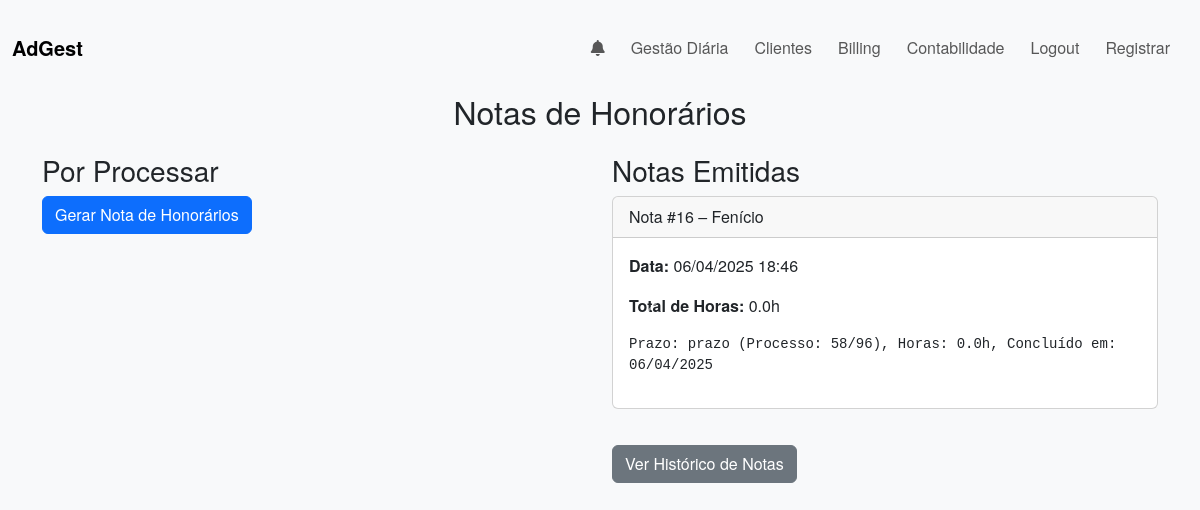
The app's page /billing (signed in), older data.
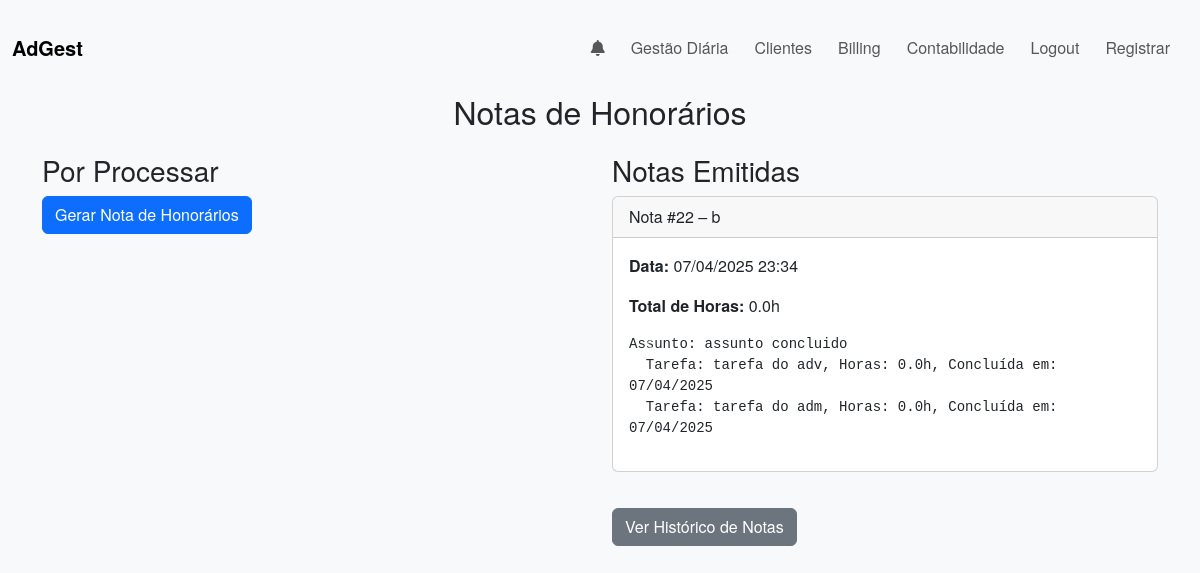
The same page, newer data.
### app/models.py (models this page shows, shortened)
class NotaHonorarios(db.Model):
    __tablename__ = 'nota_honorarios'
    id = db.Column(db.Integer, primary_key=True)
    user_id = db.Column(db.Integer, db.ForeignKey('users.id'), nullable=False)
    client_id = db.Column(db.Integer, db.ForeignKey('clients.id'), nullable=False)
    created_at = db.Column(db.DateTime, default=datetime.utcnow)
    details = db.Column(db.Text)  # Lista de itens faturados (por exemplo, "Tarefa 5, Prazo 3")
    total_hours = db.Column(db.Float, default=0.0)
    is_confirmed = db.Column(db.Boolean, default=False)  # Pode ser usado para indicar se a nota já foi finalizada
    client = db.relationship('Client', backref='nota_honorarios')

class Client(db.Model):
    __tablename__ = 'clients'
    id = db.Column(db.Integer, primary_key=True)
    user_id = db.Column(db.Integer, db.ForeignKey('users.id'), nullable=False)
    name = db.Column(db.String(100), nullable=False)  # unique=True removido
    number_interno = db.Column(db.String(50), nullable=True)
    nif = db.Column(db.String(50), nullable=True)
    address = db.Column(db.String(200), nullable=True)
    email = db.Column(db.String(100), nullable=True)
    telephone = db.Column(db.String(20), nullable=True)
    assuntos = db.relationship('Assunto', backref='client', lazy=True)
    __table_args__ = (
        db.UniqueConstraint('user_id', 'name', name='uq_user_clientname'),
    )
    shares = db.relationship('ClientShare', backref='client', lazy='dynamic')

### app/routes.py (the view, shortened to what this page needs)
@main.route('/billing', methods=['GET', 'POST'])
@login_required
def billing():
    if request.method == "POST":
        selected_items = request.form.getlist('items')
        if not selected_items:
            flash("Nenhum item selecionado.", "warning")
            return redirect(url_for('main.billing'))
        client_groups = {}
        for sel in selected_items:
            t, id_str = sel.split('-')
            item_id = int(id_str)
            if t == 'assunto':
                item = Assunto.query.get(item_id)
                client_id = item.client_id
                group = client_groups.setdefault(client_id, {"subjects": set(), "tasks": set(), "prazos": set()})
                group["subjects"].add(item_id)
            elif t == 'tarefa':
                item = Tarefa.query.get(item_id)
                client_id = item.assunto.client_id
                group = client_groups.setdefault(client_id, {"subjects": set(), "tasks": set(), "prazos": set()})
                group["tasks"].add(item_id)
            elif t == 'prazo':
                item = PrazoJudicial.query.get(item_id)
                client_id = item.client_id
                group = client_groups.setdefault(client_id, {"subjects": set(), "tasks": set(), "prazos": set()})
                group["prazos"].add(item_id)
            else:
                flash("Tipo de item inválido.", "danger")
                return redirect(url_for('main.billing'))
        for client_id, items in client_groups.items():
            total_hours = 0
            details_lines = []
            for subj_id in items["subjects"]:
                subj = Assunto.query.get(subj_id)
                subj.is_billed = True
                details_lines.append(f"Assunto: {subj.nome_assunto}")
                registros_assunto = HoraAdicao.query.filter_by(item_type='assunto', item_id=subj.id).all()
                for reg in registros_assunto:
                    user = User.query.get(reg.user_id)
                    details_lines.append(
                        f"  [Assunto] Horas adicionadas: {reg.horas_adicionadas}h por usuário {user.username} em {reg.timestamp.strftime('%d/%m/%Y %H:%M')}"
                    )
                for task in subj.tarefas:
                    if task.is_completed and not task.is_billed:
                        task.is_billed = True
                        total_hours += task.horas
                        completion_date = task.data_conclusao.strftime('%d/%m/%Y') if task.data_conclusao else "N/A"
                        registros_tarefa = HoraAdicao.query.filter_by(item_type='tarefa', item_id=task.id).all()
                        detalhe_tarefa = f"  Tarefa: {task.nome_tarefa}, Horas: {task.horas}h, Concluída em: {completion_date}"
                        for reg in registros_tarefa:
                            user = User.query.get(reg.user_id)
                            detalhe_tarefa += f"\n     [Tarefa] Horas adicionadas: {reg.horas_adicionadas}h por usuário {user.username} em {reg.timestamp.strftime('%d/%m/%Y %H:%M')}"
                        details_lines.append(detalhe_tarefa)
            for task_id in items["tasks"]:
                task = Tarefa.query.get(task_id)
                if task.assunto.id in items["subjects"]:
                    continue
                if task.is_completed and not task.is_billed:
                    task.is_billed = True
                    total_hours += task.horas
                    completion_date = task.data_conclusao.strftime('%d/%m/%Y') if task.data_conclusao else "N/A"
                    registros_tarefa = HoraAdicao.query.filter_by(item_type='tarefa', item_id=task.id).all()
                    detalhe_tarefa = f"Tarefa: {task.nome_tarefa}, Horas: {task.horas}h, Concluída em: {completion_date}"
                    for reg in registros_tarefa:
                        user = User.query.get(reg.user_id)
                        detalhe_tarefa += f"\n     [Tarefa] Horas adicionadas: {reg.horas_adicionadas}h por usuário {user.username} em {reg.timestamp.strftime('%d/%m/%Y %H:%M')}"
                    details_lines.append(detalhe_tarefa)
            for prazo_id in items["prazos"]:
                prazo = PrazoJudicial.query.get(prazo_id)
                prazo.is_billed = True
                total_hours += prazo.horas
                data_conclusao = prazo.data_conclusao.strftime('%d/%m/%Y') if prazo.data_conclusao else "N/A"
                detalhe_prazo = f"Prazo: {prazo.assunto} (Processo: {prazo.processo}), Horas: {prazo.horas}h, Concluído em: {data_conclusao}"
                registros_prazo = HoraAdicao.query.filter_by(item_type='prazo', item_id=prazo.id).all()
                for reg in registros_prazo:
                    user = User.query.get(reg.user_id)
                    detalhe_prazo += f"\n     [Prazo] Horas adicionadas: {reg.horas_adicionadas}h por usuário {user.username} em {reg.timestamp.strftime('%d/%m/%Y %H:%M')}"
                details_lines.append(detalhe_prazo)
            nota = NotaHonorarios(
                user_id=current_user.id,
                client_id=client_id,
                total_hours=total_hours,
                details="\n".join(details_lines),
                is_confirmed=True
            )
            db.session.add(nota)
        db.session.commit()
        flash("Notas de honorários geradas com sucesso!", "success")
        return redirect(url_for('main.billing'))
    else:
        billable_assuntos = Assunto.query.filter(
            Assunto.is_completed == True,
            Assunto.is_billed == False,
            or_(
                Assunto.user_id == current_user.id,
                Assunto.shared_with.any(id=current_user.id),
                Assunto.completed_by == current_user.id
            )
        ).all()
        grouped_data = {}
        billable_tarefas = Tarefa.query.filter(
            Tarefa.is_completed == True,
            Tarefa.is_billed == False,
        ).all()
        billable_prazos = PrazoJudicial.query.filter(
            PrazoJudicial.status == True,
            PrazoJudicial.is_billed == False,
            or_(
                PrazoJudicial.user_id == current_user.id,
                PrazoJudicial.shared_with.any(id=current_user.id),
                PrazoJudicial.completed_by == current_user.id
            )
        ).all()
        for p in billable_prazos:
            c_id = p.client_id
            if c_id not in grouped_data:
                grouped_data[c_id] = {"client": p.client, "assuntos": {}, "prazos": []}
            grouped_data[c_id]["prazos"].append(p)
        nota_honorarios = NotaHonorarios.query.filter_by(user_id=current_user.id).order_by(NotaHonorarios.created_at.desc()).all()
        return render_template('billing_grouped.html', grouped_data=grouped_data, nota_honorarios=nota_honorarios)

### app/routes.py (called while the page is built)
@main.context_processor
def inject_notifications():
    if current_user.is_authenticated:
        notifs_nao_lidas = Notification.query.filter_by(
            user_id=current_user.id, is_read=False
        ).order_by(Notification.timestamp.desc()).all()
        unread = len(notifs_nao_lidas)
        return dict(notifications=notifs_nao_lidas, unread_count=unread)
    return dict(notifications=[], unread_count=0)

### app/templates/billing_grouped.html (shortened to what this page needs)
{% extends "base.html" %}
{% block content %}
<div class="text-center mb-4">
  <h2>Notas de Honorários</h2>
</div>
<div class="row">
  <div class="col-md-6">
    <h3>Por Processar</h3>
    <form method="POST" id="billingForm">
      <button type="submit" class="btn btn-primary">Gerar Nota de Honorários</button>
    </form>
  </div>
  <div class="col-md-6">
    <h3>Notas Emitidas</h3>
    {% if nota_honorarios and nota_honorarios|length > 0 %}
      <div id="billingCarousel" class="carousel slide" data-bs-interval="false">
        <div class="carousel-inner">
          {% for nota in nota_honorarios %}
            <div class="carousel-item {% if loop.first %}active{% endif %}">
              <div class="card">
                <div class="card-header">
                  Nota #{{ nota.id }} – {{ nota.client.name }}
                </div>
                <div class="card-body">
                  <p><strong>Data:</strong> {{ nota.created_at.strftime('%d/%m/%Y %H:%M') }}</p>
                  <p><strong>Total de Horas:</strong> {{ nota.total_hours }}h</p>
                  <pre style="white-space: pre-wrap;">{{ nota.details }}</pre>
                </div>
              </div>
            </div>
          {% endfor %}
        </div>
        <button class="carousel-control-prev" type="button" data-bs-target="#billingCarousel" data-bs-slide="prev">
          <span class="carousel-control-prev-icon" aria-hidden="true"></span>
        </button>
        <button class="carousel-control-next" type="button" data-bs-target="#billingCarousel" data-bs-slide="next">
          <span class="carousel-control-next-icon" aria-hidden="true"></span>
        </button>
      </div>
    {% else %}
      <p>Nenhuma nota emitida ainda.</p>
    {% endif %}
    <div class="mt-3">
      <a href="{{ url_for('main.billing_historico') }}" class="btn btn-secondary">Ver Histórico de Notas</a>
    </div>
  </div>
</div>
{% endblock %}

### app/templates/base.html (shortened to what this page needs)
<!doctype html>
<html lang="pt">
  <head>
    <link
      rel="stylesheet"
      href="https://cdnjs.cloudflare.com/ajax/libs/font-awesome/6.2.1/css/all.min.css"
    />
    <link
      href="https://cdn.jsdelivr.net/npm/bootstrap@5.3.0/dist/css/bootstrap.min.css"
      rel="stylesheet"
    >
    <link rel="stylesheet" href="{{ url_for('static', filename='css/style.css') }}">
  </head>
  <body>
    <nav class="navbar navbar-expand-lg navbar-light bg-light">
      <div class="container-fluid">
        <a class="navbar-brand" href="{{ url_for('main.index') }}">AdGest</a>
        <div class="collapse navbar-collapse" id="navbarNav">
          <ul class="navbar-nav ms-auto">
            <li class="nav-item dropdown">
              <a class="nav-link dropdown-toggle" href="#" id="navbarNotifications" role="button" data-bs-toggle="dropdown" aria-expanded="false">
                <i class="fa-solid fa-bell"></i>
              </a>
            </li>
            <li class="nav-item">
              <a class="nav-link" href="{{ url_for('main.dashboard') }}">Gestão Diária</a>
            </li>
            <li class="nav-item">
              <a class="nav-link" href="{{ url_for('main.clientes') }}">Clientes</a>
            </li>
            {% if current_user.is_authenticated and current_user.role not in ['contabilidade', 'backoffice'] %}
            <li class="nav-item">
              <a class="nav-link" href="{{ url_for('main.billing') }}">Billing</a>
            </li>
            {% endif %}
            {% if current_user.is_authenticated and current_user.role in ['contabilidade', 'admin'] %}
              <li class="nav-item">
                <a class="nav-link" href="{{ url_for('accounting.manage_invoices') }}">
                  Contabilidade
                </a>
              </li>
            {% endif %}
            {% if current_user.is_authenticated %}
              <li class="nav-item">
                <a class="nav-link" href="{{ url_for('main.logout') }}">Logout</a>
              </li>
              {% if current_user.role == 'admin' %}
                <li class="nav-item">
                  <a class="nav-link" href="{{ url_for('main.register') }}">Registrar</a>
                </li>
              {% endif %}
            {% else %}
              <li class="nav-item">
                <a class="nav-link" href="{{ url_for('main.login') }}">Login</a>
              </li>
            {% endif %}
          </ul>
        </div>
      </div>
    </nav>
    <div class="container mt-3">
      {% block content %}{% endblock %}
    </div>
  </body>
</html>

### app/static/css/style.css (style rules this page uses)
body { background-color: #f8f9fa; font-family: "Helvetica Neue", Helvetica, Arial, sans-serif; }
.navbar-brand { font-weight: bold; }
.navbar-nav .nav-link { margin-right: 10px; }
.container, .container-fluid { margin-top: 20px; }
.card { margin-bottom: 20px; }
.row { margin-top: 20px; }
.dropdown-toggle::after { display: none; }

Row changes from the older to the newer data that the page shows:
no longer on this page (row unchanged): NotaHonorarios: id "16", client.name "Fenício", created_at "06/04/2025 18:46", total_hours "0.0", details "Prazo: prazo (Processo: 58/96), Horas: 0.0h, Concluído em: 06/04/2025"
added NotaHonorarios: id "22", client.name "b", created_at "07/04/2025 23:34", total_hours "0.0", details "Assunto: assunto concluido Tarefa: tarefa do adv, Horas: 0.0h, Concluída em: 07/04/2025 Tarefa: tarefa do adm, Horas: 0.0h, Concluída em: 07/04/2025"
